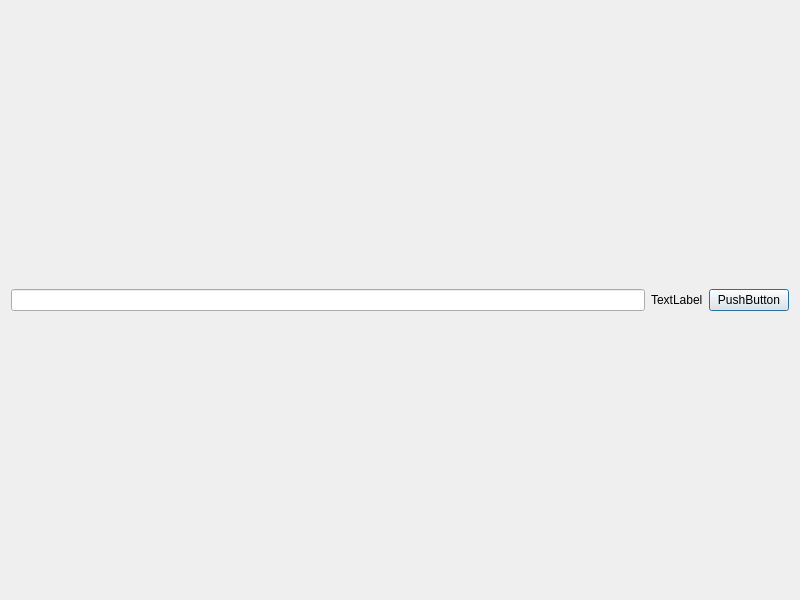
<?xml version="1.0" encoding="UTF-8"?>
<ui version="4.0">
 <class>Dialog</class>
 <widget class="QDialog" name="Dialog">
  <property name="geometry">
   <rect>
    <x>0</x>
    <y>0</y>
    <width>800</width>
    <height>600</height>
   </rect>
  </property>
  <property name="windowTitle">
   <string>Dialog</string>
  </property>
  <layout class="QHBoxLayout" name="horizontalLayout_2">
   <item>
    <layout class="QHBoxLayout" name="horizontalLayout">
     <item>
      <widget class="QLineEdit" name="lineEdit"/>
     </item>
     <item>
      <widget class="QLabel" name="label">
       <property name="text">
        <string>TextLabel</string>
       </property>
      </widget>
     </item>
     <item>
      <widget class="QPushButton" name="pushButton">
       <property name="text">
        <string>PushButton</string>
       </property>
      </widget>
     </item>
    </layout>
   </item>
  </layout>
 </widget>
 <resources/>
 <connections/>
</ui>
